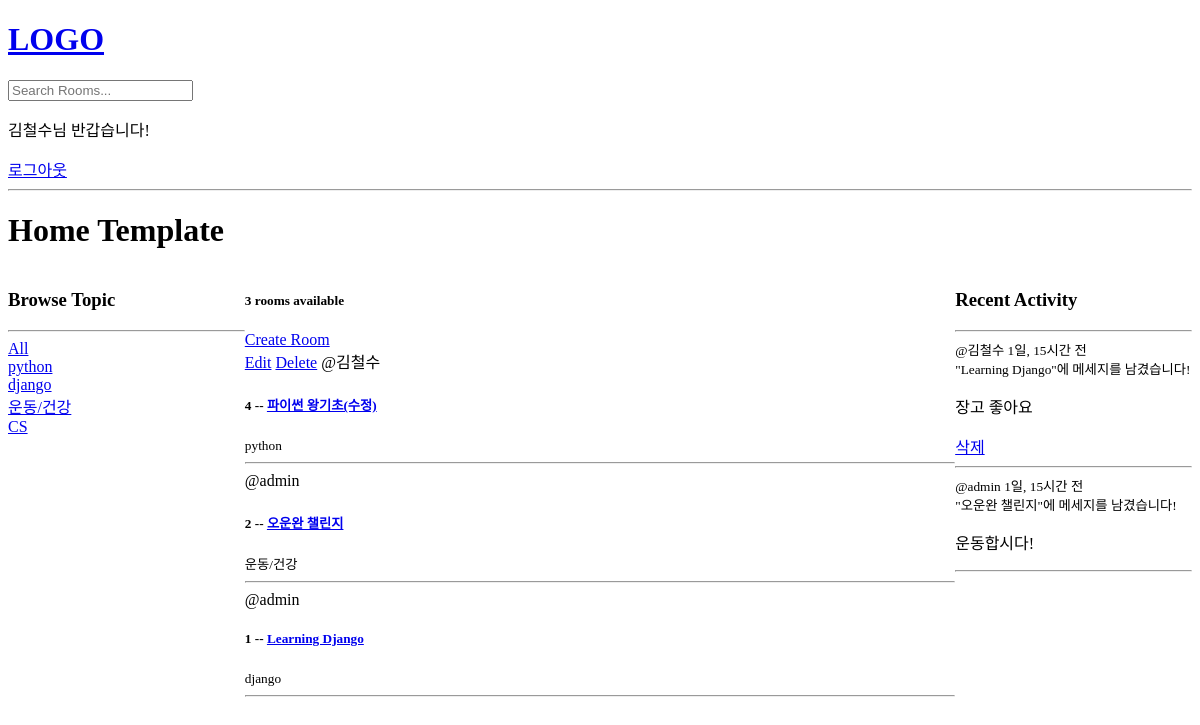
The app's page / (signed in), older data.
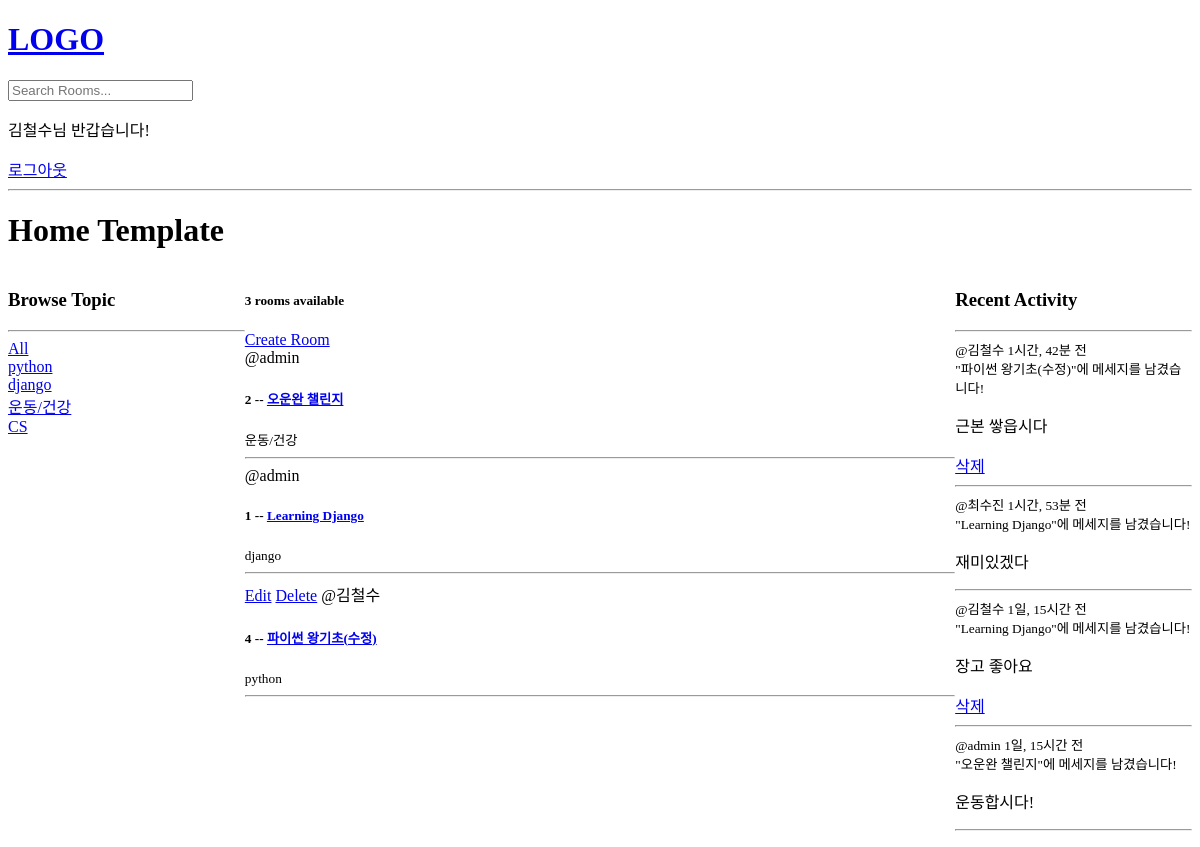
The same page, newer data.
### base/models.py (models this page shows, shortened)
class Topic(models.Model):
    name = models.CharField(max_length=200)

class Room(models.Model):
    host = models.ForeignKey(User, on_delete=models.SET_NULL, null=True)
    topic = models.ForeignKey(Topic, on_delete=models.SET_NULL, null=True)
    name = models.CharField(max_length=200)
    description = models.TextField(null=True, blank=True)
    participants = models.ManyToManyField(User, related_name='participants', blank=True)
    updated = models.DateTimeField(auto_now=True)
    created = models.DateTimeField(auto_now_add=True)
    class Meta:
        ordering = ['-updated', '-created']
    def __str__(self):
        return self.name

class Message(models.Model):
    user = models.ForeignKey(User, on_delete=models.CASCADE)
    room = models.ForeignKey(Room, on_delete=models.CASCADE)
    body = models.TextField()
    updated = models.DateTimeField(auto_now=True)
    created = models.DateTimeField(auto_now_add=True)
    class Meta:
        ordering = ['-updated', '-created']
    def __str__(self):
        return self.body[0:50]

### base/views.py (the view)
# urls.py: path('', views.home, name='home'),
def home(request):
    q= request.GET.get('q') if request.GET.get('q') != None else ''
    rooms = Room.objects.filter(
        Q(topic__name__icontains=q) |
        Q(name__icontains=q) |
        Q(description__icontains=q)
    )
    topics = Topic.objects.all()
    room_count = rooms.count()
    room_messages = Message.objects.filter(
        Q(room__topic__name__icontains=q)
    )
    context = {
        'rooms' : rooms,
        'topics': topics,
        'room_count': room_count,
        'room_messages': room_messages,
    }
    return render(request, 'base/home.html', context)

### base/templates/base/home.html (shortened to what this page needs)
{% extends 'main.html' %}
{% block content %}
<h1>Home Template</h1>
<div class='home-container'>
    <div>
        {% include 'base/topics_component.html' %}
    </div>
    <div>
        <h5>{{ room_count }} rooms available</h5>
        <a href="{% url 'create-room' %}">Create Room</a>
        {% include 'base/feed_component.html' %}
    </div>
    <div>
        {% include 'base/activity_component.html' %}
    </div>
</div>
{% endblock content %}

### base/templates/base/topics_component.html
<h3>Browse Topic</h3>
<hr>
<div>
    <a href="{% url 'home' %}">All</a>
</div>
{% for topic in topics %}
    <div>
        <a href="{% url 'home' %}?q={{ topic.name }}">{{ topic.name }}</a>
    </div>
{% endfor %}

### base/templates/base/feed_component.html (shortened to what this page needs)
<div>
    {% for room in rooms %}
    <div>
        {% if request.user == room.host %}
        <a href="{% url 'update-room' room.pk %}">Edit</a>
        <a href="{% url 'delete-room' room.pk %}">Delete</a>
        {% endif %}
        <span>@{{ room.host.username }}</span>
        <h5>{{ room.id }} -- <a href="{% url 'room' room.id %}">{{ room.name }}</a></h5>
        <small>{{ room.topic.name }}</small>
        <hr>
    </div>
    {% endfor %}
</div>

### base/templates/base/activity_component.html (shortened to what this page needs)
<h3>Recent Activity</h3>
<hr>
{% for message in room_messages %}
    <div>
        <small>@{{ message.user }} {{ message.created|timesince }} 전</small>
        <br>
        <small>"{{ message.room }}"에 메세지를 남겼습니다!</small>
        <p>{{ message }}</p>
        {% if request.user == message.user %}
        <a href="{% url 'delete-message' message.pk %}">삭제</a>
        {% endif %}
        <hr>
    </div>
{% endfor %}

Row changes from the older to the newer data that the page shows:
shown differently, row unchanged: Room "파이썬 왕기초(수정)": moves down the list
added Message: user "김철수", created "1시간, 42분", room "파이썬 왕기초(수정)", body "근본 쌓읍시다", shows "삭제"
added Message: user "최수진", created "1시간, 53분", room "Learning Django", body "재미있겠다"
